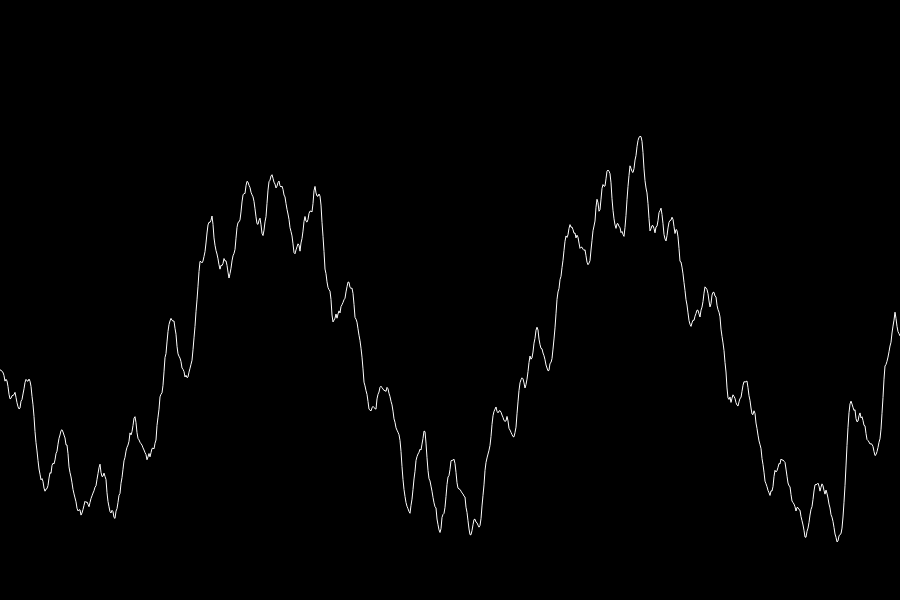
Frame 1 (no input)
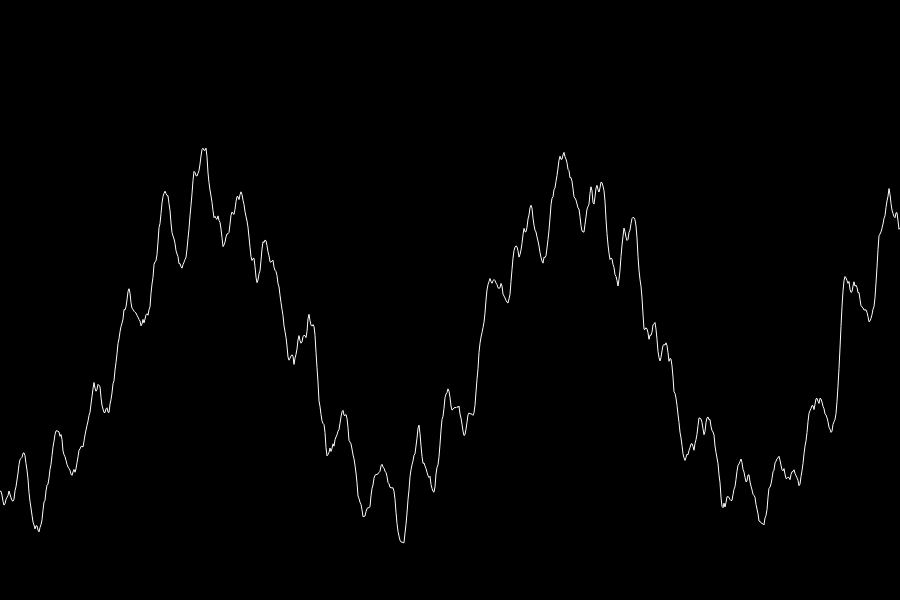
Frame 60 (no input)
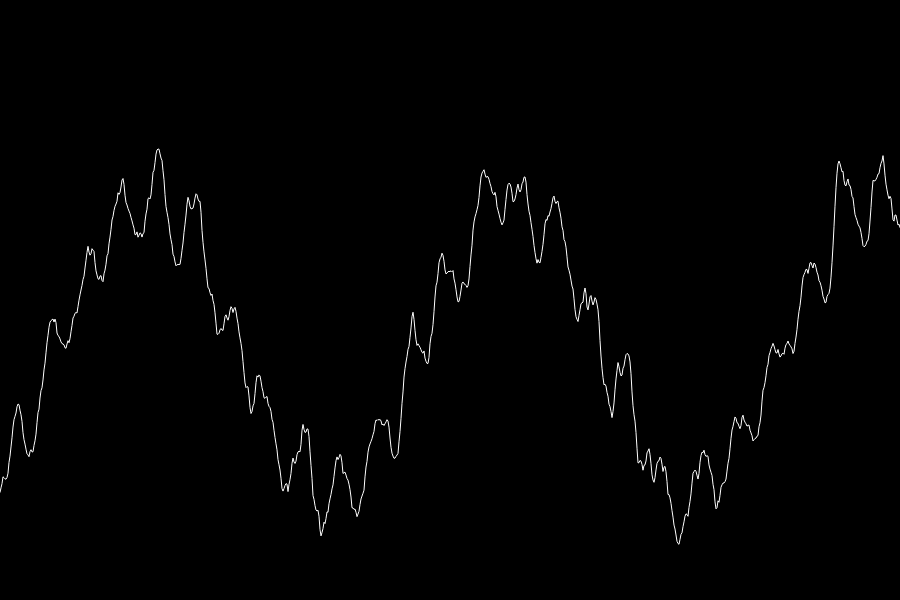
Frame 120 (the mouse pressed at the canvas centre since frame 60)

The p5.js sketch that drew these frames (run headless with seeded random() and noise() and a simulated clock; from frame 60 on, the mouse is pressed at the canvas centre):

// p5.js sketch
// ── sketch.js
function setup() {
    createCanvas(900, 600);
    background(0);
    angleMode(DEGREES);
}

function draw() {
    background(0);
    stroke(255);
    noFill();
    
    translate(0, height / 2);
    
    beginShape();
    for(var x = 0; x <= width; x++)
        {
            var wave1 = sin(x + frameCount) * height /4;
            var wave2 = sin(x*10 + frameCount) * height / 20;
            var wave3 = noise(x/10 + frameCount/100) * 100
            vertex(x, wave1 + wave3 + wave2) ;   
        }
    endShape();

}
